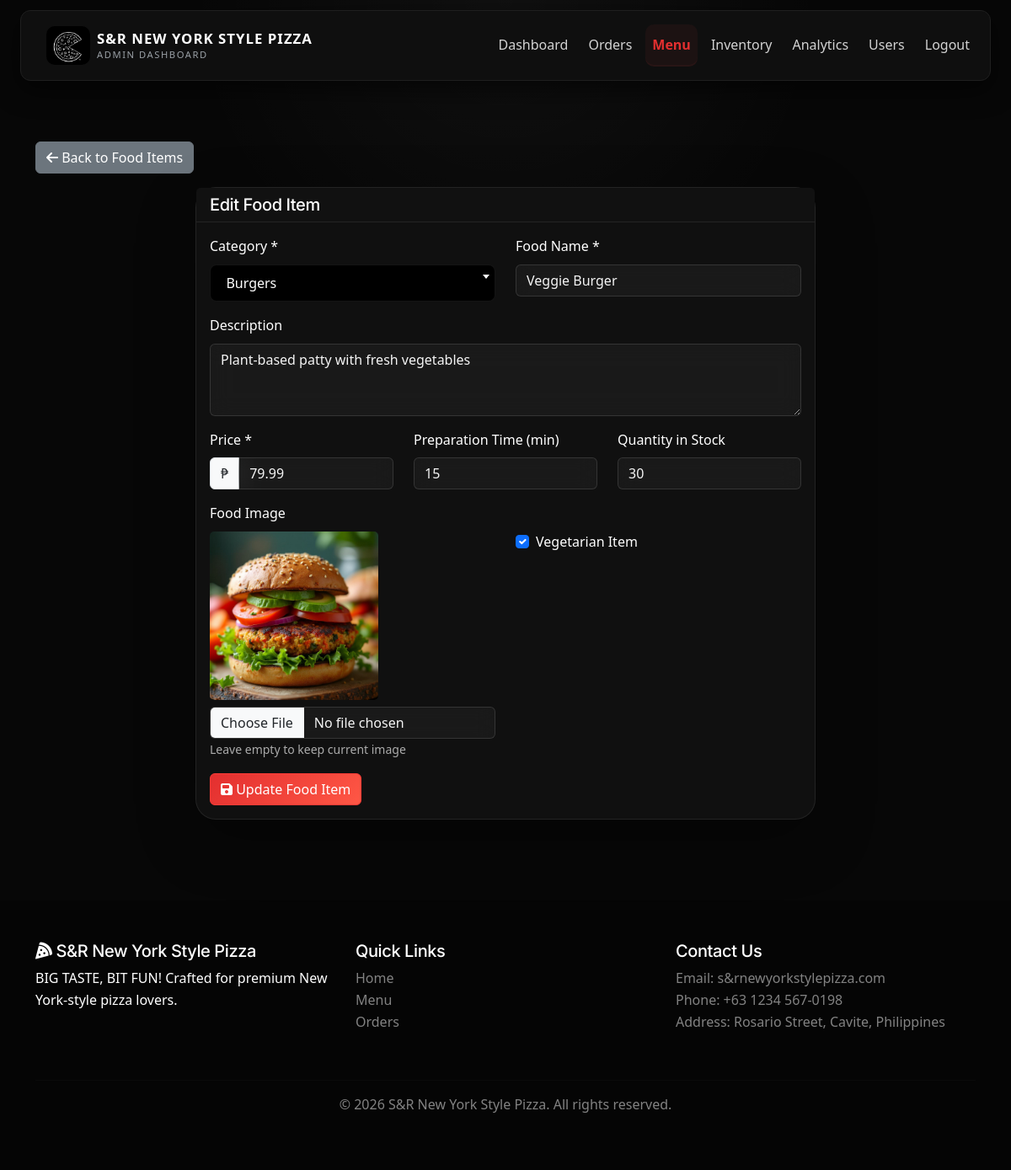
Page /admin/edit_food.php?id=2 (signed in) on the committed database.
### tables this page shows
CREATE TABLE IF NOT EXISTS food_items (
    id INT PRIMARY KEY AUTO_INCREMENT,
    category_id INT NOT NULL,
    name VARCHAR(150) NOT NULL,
    description TEXT,
    price DECIMAL(10, 2) NOT NULL,
    image VARCHAR(255),
    is_vegetarian BOOLEAN DEFAULT FALSE,
    is_available BOOLEAN DEFAULT TRUE,
    preparation_time INT DEFAULT 30,
    quantity_in_stock INT DEFAULT 0,
    created_at TIMESTAMP DEFAULT CURRENT_TIMESTAMP,
    updated_at TIMESTAMP DEFAULT CURRENT_TIMESTAMP ON UPDATE CURRENT_TIMESTAMP,
    FOREIGN KEY (category_id) REFERENCES categories(id) ON DELETE CASCADE,
    FULLTEXT INDEX ft_search (name, description),
    INDEX idx_category (category_id),
    INDEX idx_available (is_available)
);

### includes/functions.php (called while the page is built, shortened)
<?php
function getFoodItemById($id) {
    global $conn;
    $stmt = $conn->prepare("SELECT f.*, c.name as category_name FROM food_items f
                           JOIN categories c ON f.category_id = c.id
                           WHERE f.id = ?");
    $stmt->bind_param("i", $id);
    $stmt->execute();
    $result = $stmt->get_result();
    return $result->fetch_assoc();
}
?>

### admin/edit_food.php (the view, shortened to what this page needs)
<?php
require_once '../includes/config.php';
require_once '../includes/functions.php';
$food_id = isset($_GET['id']) ? (int)$_GET['id'] : 0;
$food = getFoodItemById($food_id);
require_once '../includes/header.php';
?>
<div class="container py-5">
    <a href="manage_food.php" class="btn btn-secondary mb-3">
        <i class="fas fa-arrow-left"></i> Back to Food Items
    </a>
    <div class="row justify-content-center">
        <div class="col-md-8">
            <div class="card">
                <div class="card-header bg-primary text-white">
                    <h5 class="mb-0">Edit Food Item</h5>
                </div>
                <div class="card-body">
                    <form method="POST" enctype="multipart/form-data">
                        <div class="row">
                            <div class="col-md-6 mb-3">
                                <label for="category_id" class="form-label">Category *</label>
                            </div>
                            <div class="col-md-6 mb-3">
                                <label for="name" class="form-label">Food Name *</label>
                                <input type="text" class="form-control" id="name" name="name" value="<?php echo htmlspecialchars($food['name']); ?>" required>
                            </div>
                        </div>
                        <div class="mb-3">
                            <label for="description" class="form-label">Description</label>
                            <textarea class="form-control" id="description" name="description" rows="3"><?php echo htmlspecialchars($food['description']); ?></textarea>
                        </div>
                        <div class="row">
                            <div class="col-md-4 mb-3">
                                <label for="price" class="form-label">Price *</label>
                                <div class="input-group">
                                        <span class="input-group-text">₱</span>
                                    <input type="number" class="form-control" id="price" name="price" step="0.01" value="<?php echo $food['price']; ?>" required>
                                </div>
                            </div>
                            <div class="col-md-4 mb-3">
                                <label for="preparation_time" class="form-label">Preparation Time (min)</label>
                                <input type="number" class="form-control" id="preparation_time" name="preparation_time" value="<?php echo $food['preparation_time']; ?>" min="5" max="120">
                            </div>
                            <div class="col-md-4 mb-3">
                                <label for="quantity_in_stock" class="form-label">Quantity in Stock</label>
                                <input type="number" class="form-control" id="quantity_in_stock" name="quantity_in_stock" value="<?php echo $food['quantity_in_stock']; ?>">
                            </div>
                        </div>
                        <div class="row">
                            <div class="col-md-6 mb-3">
                                <label for="image" class="form-label">Food Image</label>
                                <?php if (!empty($food['image'])): ?>
                                    <div class="mb-2">
                                        <img src="<?php echo SITE_URL; ?>uploads/food/<?php echo htmlspecialchars($food['image']); ?>" style="max-width: 200px; height: auto; border-radius: 5px;">
                                    </div>
                                <?php endif; ?>
                                <input type="file" class="form-control" id="image" name="image" accept="image/*">
                                <small class="text-muted">Leave empty to keep current image</small>
                            </div>
                            <div class="col-md-6 mb-3">
                                <label class="form-label">&nbsp;</label>
                                <div class="form-check">
                                    <input class="form-check-input" type="checkbox" id="is_vegetarian" name="is_vegetarian" <?php echo $food['is_vegetarian'] ? 'checked' : ''; ?>>
                                    <label class="form-check-label" for="is_vegetarian">
                                        Vegetarian Item
                                    </label>
                                </div>
                            </div>
                        </div>
                        <button type="submit" class="btn btn-primary">
                            <i class="fas fa-save"></i> Update Food Item
                        </button>
                    </form>
                </div>
            </div>
        </div>
    </div>
</div>
<?php require_once '../includes/footer.php'; ?>

### css/style.css (style rules this page uses)
:root { color-scheme: dark; font-family: 'Inter', system-ui, -apple-system, BlinkMacSystemFont, 'Segoe UI', sans-serif; color: #f5f5f5; background: radial-gradient(circle at top, #121212 0%, #070707 45%, #000 100%); accent-color: #e32f2f; }
html, body { min-height: 100%; background: radial-gradient(circle at top, rgba(255,255,255,0.04), transparent 25%), #070707; color: #f5f5f5; overflow-x: hidden; }
body { font-size: 16px; line-height: 1.6; font-weight: 400; }
h1, h2, h3, h4, h5, h6 { font-family: 'Inter', system-ui, -apple-system, BlinkMacSystemFont, 'Segoe UI', sans-serif; letter-spacing: -0.02em; }
a { color: #fff; text-decoration: none; }
.btn-red, .btn-primary { background: linear-gradient(135deg, #e32f2f, #ff5745); border-color: #ff3b36; color: #fff; transition: transform 0.22s ease, filter 0.22s ease, box-shadow 0.22s ease; }
.card-header.bg-primary, .alert-primary, .bg-primary { background: #111111 !important; border-color: rgba(255,255,255,0.08) !important; color: #fff !important; }
.card, .table, .form-control, .form-select, .dropdown-menu { background: rgba(17, 17, 17, 0.95); border-color: rgba(255,255,255,0.1); color: #ffffff; backdrop-filter: blur(12px); }
.card { border: 1px solid rgba(255,255,255,0.08); border-radius: 24px; box-shadow: 0 24px 70px rgba(0,0,0,0.30); transition: transform 0.28s ease, box-shadow 0.28s ease; }
.card-header, .card .card-header { background: #111111 !important; border-bottom: 1px solid rgba(255,255,255,0.08); }
.form-control, .form-select { background: rgba(255,255,255,0.04); border: 1px solid rgba(255,255,255,0.12); color: #f5f5f5; }
.form-control::placeholder, .form-select::placeholder { color: rgba(255,255,255,0.48); }
.card .card-text, .text-muted, .small, .form-text, .footer-small { color: rgba(255,255,255,0.65) !important; }
.bg-dark, .bg-black, .bg-primary { background: #050505 !important; }
.admin-layout { padding-top:120px }

### rows in the picture
food_items: name "Veggie Burger", description "Plant-based patty with fresh vegetables", price "79.99", preparation_time "15", quantity_in_stock "30", image (picture), is_vegetarian "☑"
